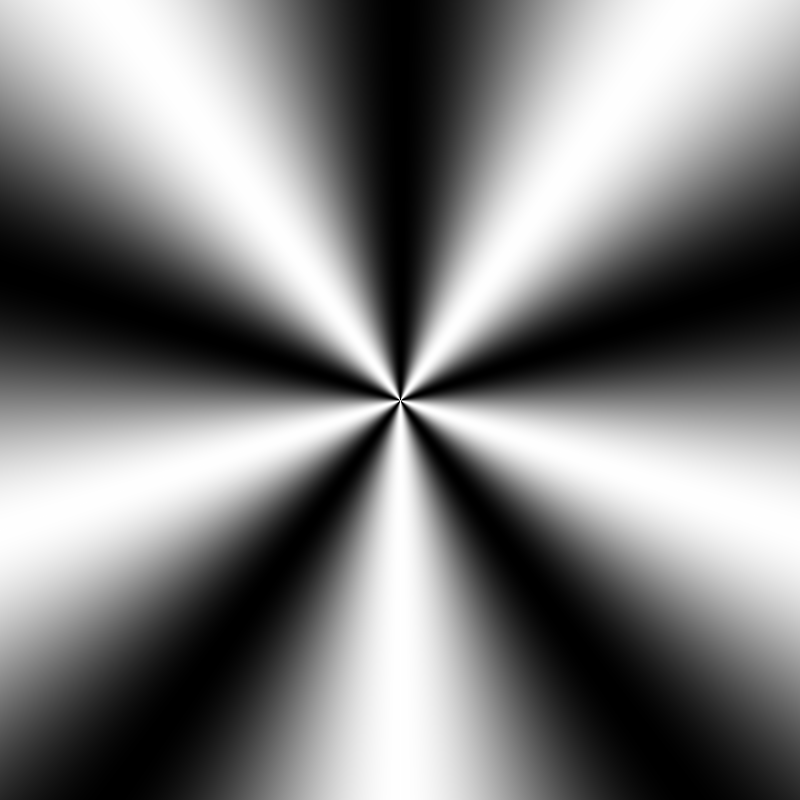
Frame 1 (no input)
Frame 60 (the mouse pressed at the canvas centre just before this capture): identical to frame 1, image omitted
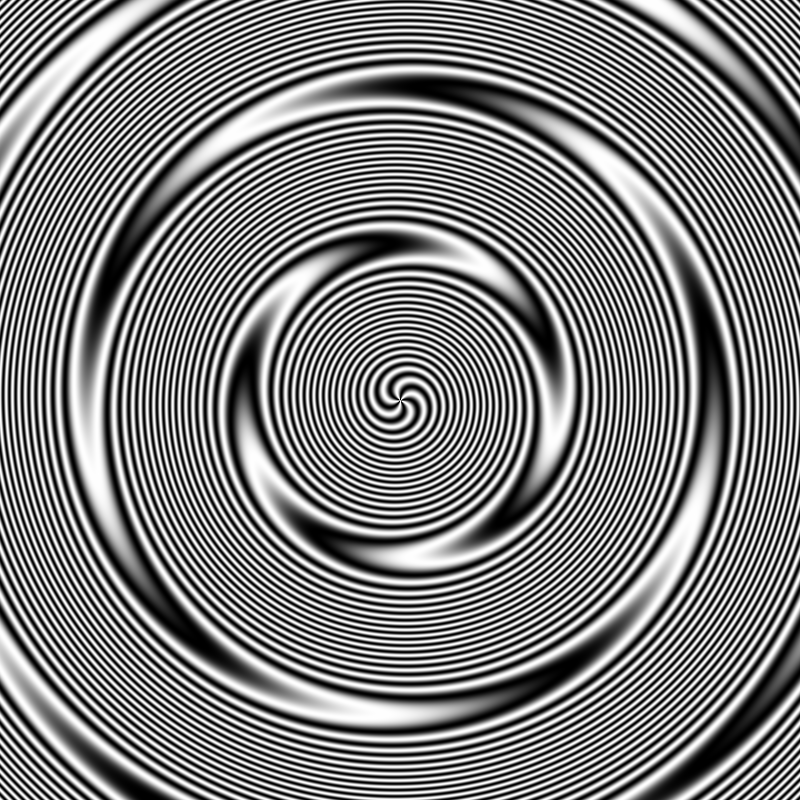
Frame 120 (the mouse held since frame 60 and released just before this capture)

The Processing sketch that drew these frames (run headless with seeded random() and noise(); from frame 60 on, the mouse is pressed at the canvas centre):

// Processing sketch: hallucination
// ── hallucination.pde

void setup() {
   size(800, 800);
}

void draw() {
   loadPixels();
   float n = (mouseX * 100) / width;
   float w = 16.0;         // 2D space width
   float h = 16.0;         // 2D space height
   float dx = w / width;    // Increment x this amount per pixel
   float dy = h / height;   // Increment y this amount per pixel
   float x = -w/2;          // Start x at -1 * width / 2
   for (int i = 0; i < width; i++) {
      float y = -h/2;        // Start y at -1 * height / 2
      for (int j = 0; j < height; j++) {
         float r = sqrt((x*x) + (y*y));    // Convert cartesian to polar
         float theta = atan2(y,x);         // Convert cartesian to polar
         // Compute 2D polar coordinate function
         float val = sin(n*cos(r) + 5 * theta);           // Results in a value between -1 and 1
         //float val = cos(r);                            // Another simple function
         //float val = sin(theta);                        // Another simple function
         // Map resulting vale to grayscale value
         pixels[i+j*width] = color((val + 1.0) * 255.0/2.0);     // Scale to between 0 and 255
         y += dy;                // Increment y
      }
      x += dx;                  // Increment x
   }
   updatePixels();
}
